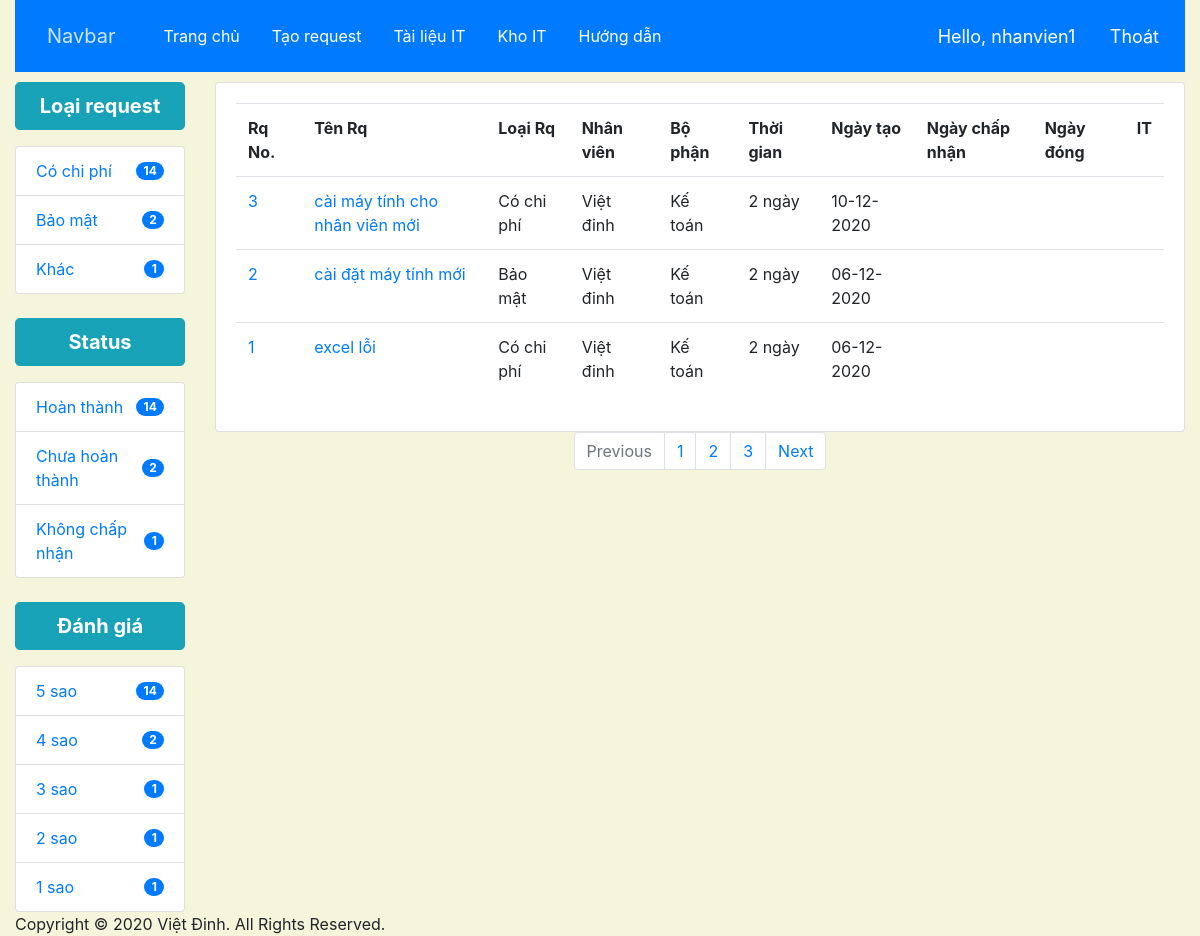
Screenshot of / (signed in) with the database file from the repository.
### request/models.py (models this page shows, shortened)
class Requested(models.Model):
    TIME_RQ = (
        ('1 ngày', '1 ngày'),
        ('2 ngày', '2 ngày'),
        ('3 ngày', '3 ngày'),
        ('Nhiều hơn 3 ngày', 'Nhiều hơn 3 ngày'),
    )
    CATEGORY = (
        ('Có chi phí', 'Có chi phí'),
        ('Bảo mật', 'Bảo mật'),
        ('Khác', 'Khác'),
    )
    STAR =(
        ('5 sao', '5 sao'),
        ('4 sao', '4 sao'),
        ('3 sao', '3 sao'),
        ('2 sao', '2 sao'),
        ('1 sao', '1 sao'),
    )
    nhanvien = models.ForeignKey(User, null=True, on_delete=models.CASCADE)
    department = models.ForeignKey(Part, null=True, on_delete=models.CASCADE)
    name = models.CharField(max_length=200, null=True)
    category = models.CharField(max_length=200, null=True,choices=CATEGORY)
    title = models.CharField(max_length=200, null=True)
    file = models.FileField(null=True)
    description = models.TextField(null=True)
    star = models.CharField(max_length=200, null=True, choices=STAR)
    date_created = models.DateTimeField(auto_now_add=True, null=True)
    date_accept = models.DateTimeField(null=True)
    date_closed = models.DateTimeField(null=True)
    time_rq = models.CharField(max_length=200, null=True, choices= TIME_RQ)
    it_member = models.CharField(max_length=200, null=True)

class Part(models.Model):
    PART =(
        ('Nhân sự', 'Nhân sự'),
        ('Kế toán', 'Kế toán'),
        ('XNK', 'XNK'),
        ('Kho', 'Kho'),
        ('Thu mua', 'Thu mua'),
    )
    department = models.CharField(max_length=200, null=True,choices= PART)
    def __str__(self):
        return self.department

### request/views.py (the view)
# urls.py: 2. Add a URL to urlpatterns:  path('', views.home, name='home')
@login_required(login_url='login')
def home(request):
    requested = Requested.objects.all().order_by('-date_created')
    context = {'requested':requested}
    return render(request,'requestit/index.html', context)

### request/templates/requestit/index.html
{% extends 'requestit/main.html' %}
{% block content%}
<div class="card card-body">
    <table class="table">
        <tr>
            <th>Rq No.</th>
            <th>Tên Rq</th>
            <th>Loại Rq</th>
            <th>Nhân viên</th>
            <th>Bộ phận</th>
            <th>Thời gian</th>
            <th>Ngày tạo</th>
            <th>Ngày chấp nhận</th>
            <th>Ngày đóng</th>
            <th>IT</th>
        </tr>
        {% for requested in requested %}
        <tr>
            <td><a href="{% url 'update_request'  requested.id %}">{{ forloop.revcounter }}</a></td>
            <td><a href="{% url 'update_request'  requested.id %}">{{ requested.title }}</a></td>
            <td>{{ requested.category }}</td>
            <td>{{ requested.name }}</td>
            <td>{{ requested.department }}</td>
            <td>{{ requested.time_rq }}</td>
            <td>{{ requested.date_created|date:'d-m-Y' }}</td>
            <td>{{ requested.date_accept|date:'d-m-Y' }}</td>
            <td>{{ requested.date_closed|date:'d-m-Y' }}</td>
            <td>{{ products.price }}</td>
        </tr>
        {% endfor%}
    </table>
    </div>
    <nav aria-label="Page navigation example">
    <ul class="pagination justify-content-center">
        <li class="page-item disabled">
        <a class="page-link" href="#" tabindex="-1">Previous</a>
        </li>
        <li class="page-item"><a class="page-link" href="#">1</a></li>
        <li class="page-item"><a class="page-link" href="#">2</a></li>
        <li class="page-item"><a class="page-link" href="#">3</a></li>
        <li class="page-item">
        <a class="page-link" href="#">Next</a>
        </li>
    </ul>
    </nav>
{% endblock %}

### request/templates/requestit/navbar.html (shortened to what this page needs)
{% load static %}
<nav class="navbar navbar-expand-lg navbar-custom bg-primary">
    <a class="navbar-brand" href="#">Navbar</a>
    <div class="collapse navbar-collapse" id="navbarSupportedContent">
    <ul class="navbar-nav mr-auto">
        <li class="nav-item active">
            <a class="nav-link" href="{% url 'home' %}">Trang chủ <span class="sr-only">(current)</span></a>
        </li>
        <li class="nav-item">
            <a class="nav-link" href="{% url 'create_request' %}">Tạo request</a>
        </li>
        <li class="nav-item">
            <a class="nav-link" href="#">Tài liệu IT</a>
        </li>
        <li class="nav-item">
            <a class="nav-link" href="#">Kho IT</a>
        </li>
        <li class="nav-item">
            <a class="nav-link" href="#">Hướng dẫn</a>
        </li>
    </ul>
    <div>
        <span class="hello-msg">Hello, {{user}}</span>
        <span><a class="hello-msg" href="{% url 'logout' %}">Thoát</a></span>
        </div>
    </div>
</nav>

### static/css/main.css (style rules this page uses)
html { height: 100%; }
body { height: 100%; position: relative; background-color: beige; }
.navbar-custom { background-color: #ffffff; }
.navbar-custom .navbar-brand, .navbar-custom .navbar-text { color: #F827F6; padding: 0.8rem 1rem; }
.navbar-custom .navbar-nav .nav-link { color: white; padding: 1rem 1rem; }
.navbar-custom .navbar-brand, .navbar-custom .navbar-text { color: rgba(255,255,255,.8); }
.navbar-custom .nav-item.active .nav-link, .navbar-custom .nav-item:hover .nav-link { color: #ffffff; }
.hello-msg { font-size: 18px; color: #fff; padding-right: 10px; padding-left: 20px; }

### rows the page displays
Requested: title "cài máy tính cho nhân viên mới", category "Có chi phí", name "Việt đinh", department "Kế toán", time_rq "2 ngày", date_created "10-12-2020"
Requested: title "cài đặt máy tính mới", category "Bảo mật", name "Việt đinh", department "Kế toán", time_rq "2 ngày", date_created "06-12-2020"
Requested: title "excel lỗi", category "Có chi phí", name "Việt đinh", department "Kế toán", time_rq "2 ngày", date_created "06-12-2020"

### other values shown
{{ user }} "nhanvien1"
